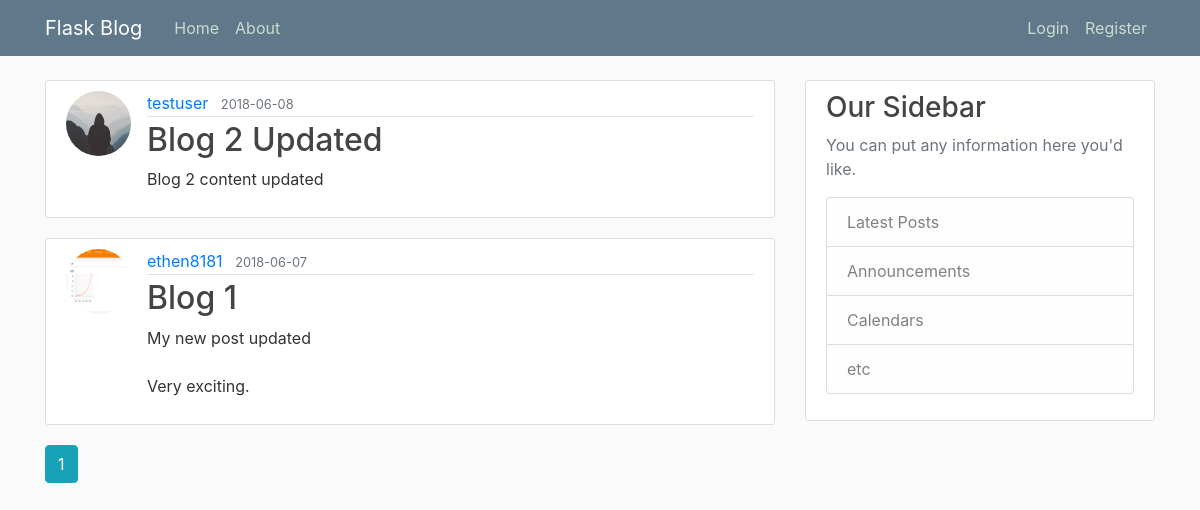
The page /home on the database its author committed.
### flaskblog/models.py (models this page shows, shortened)
class Post(db.Model):
    __tablename__ = 'post'
    id = db.Column(db.Integer, primary_key=True, autoincrement=True)
    title = db.Column(db.String(100), nullable=False)
    date_posted = db.Column(db.DateTime, nullable=False, default=datetime.utcnow)
    content = db.Column(db.Text, nullable=False)
    user_id = db.Column(db.Integer, db.ForeignKey('user.id'), nullable=False)

class User(db.Model, UserMixin):
    __tablename__ = 'user'
    id = db.Column(db.Integer, primary_key=True, autoincrement=True)
    username = db.Column(db.String(20), unique=True, nullable=False)
    email = db.Column(db.String(120), unique=True, nullable=False)
    image_file = db.Column(db.String(20), nullable=False, default='default.jpg')
    password = db.Column(db.String(60), nullable=False)
    posts = db.relationship('Post', backref='author', lazy=True)

### flaskblog/main/routes.py (the view)
@main.route('/')
@main.route('/home')
def home():
    page = request.args.get('page', 1, type=int)
    posts = Post.query.order_by(Post.date_posted.desc()).paginate(per_page=5, page=page)
    return render_template('home.html', title="Homepage", posts=posts)

### flaskblog/templates/home.html
{% extends "layout.html" %}
{% block content %}
{% for post in posts.items %}
    <article class="media content-section">
        <img class="rounded-circle article-img" src="{{ url_for('static', filename='profile_pics/' + post.author.image_file) }}">
        <div class="media-body">
            <div class="article-metadata">
                <a class="mr-2" href="{{ url_for('users.user_posts', username=post.author.username) }}">{{ post.author.username }}</a>
                <small class="text-muted">{{ post.date_posted.strftime('%Y-%m-%d') }}</small>
            </div>
            <h2><a class="article-title" href="{{ url_for('posts.post', post_id=post.id) }}">{{ post.title }}</a></h2>
            <p class="article-content">{{ post.content }}</p>
        </div>
    </article>
{% endfor %}
{% for page_num in posts.iter_pages(left_edge=1, right_edge=1, left_current=1, right_current=2) %}
    {% if page_num %}
        {% if posts.page == page_num %}
            <a class="btn btn-info mb-4" href="{{ url_for('main.home', page=page_num) }}">{{ page_num }}</a>
        {% else %}
            <a class="btn btn-outline-info mb-4" href="{{ url_for('main.home', page=page_num) }}">{{ page_num }}</a>
        {% endif %}
    {% else %}
        ...
    {% endif %}
{% endfor %}
{% endblock content %}

### flaskblog/templates/layout.html (shortened to what this page needs)
<!DOCTYPE html>
<html>
<head>
    <link rel="stylesheet" href="https://stackpath.bootstrapcdn.com/bootstrap/4.1.1/css/bootstrap.min.css">
    <link rel="stylesheet" type="text/css" href="{{ url_for('static', filename='main.css') }}">
</head>
<body>
    <header class="site-header">
        <nav class="navbar navbar-expand-md navbar-dark bg-steel fixed-top">
            <div class="container">
                <a class="navbar-brand mr-4" href="/">Flask Blog</a>
                <div class="navbar-nav mr-auto">
                    <a class="nav-item nav-link" href="{{ url_for('main.home') }}">Home</a>
                    <a class="nav-item nav-link" href="{{ url_for('main.about') }}">About</a>
                </div>
                <div class="navbar-nav">
                    {% if current_user.is_authenticated %}
                        <a class="nav-item nav-link" href="{{ url_for('posts.new_post') }}">New Post</a>
                        <a class="nav-item nav-link" href="{{ url_for('users.account') }}">Account</a>
                        <a class="nav-item nav-link" href="{{ url_for('users.logout') }}">Logout</a>
                    {% else %}
                        <a class="nav-item nav-link" href="{{ url_for('users.login') }}">Login</a>
                        <a class="nav-item nav-link" href="{{ url_for('users.register') }}">Register</a>
                    {% endif %}
                </div>
            </div>
        </nav>
    </header>
    <main role="main" class="container">
        <div class="row">
            <div class="col-md-8">
                {% block content %}{% endblock %}
            </div>
            <div class="col-md-4">
            <div class="content-section">
                <h3>Our Sidebar</h3>
                <p class='text-muted'>You can put any information here you'd like.
                <ul class="list-group">
                    <li class="list-group-item list-group-item-light">Latest Posts</li>
                    <li class="list-group-item list-group-item-light">Announcements</li>
                    <li class="list-group-item list-group-item-light">Calendars</li>
                    <li class="list-group-item list-group-item-light">etc</li>
                </ul>
                </p>
            </div>
            </div>
        </div>
    </main>
</body>
</html>

### flaskblog/static/main.css (style rules this page uses)
body { background: #fafafa; color: #333333; margin-top: 5rem; }
h1, h2, h3, h4, h5, h6 { color: #444444; }
.bg-steel { background-color: #5f788a; }
.site-header .navbar-nav .nav-link { color: #cbdbd0; }
.content-section { background: #ffffff; padding: 10px 20px; border: 1px solid #dddddd; border-radius: 3px; margin-bottom: 20px; }
.article-title { color: #444444; }
.article-content { white-space: pre-line; }
.article-img { height: 65px; width: 65px; margin-right: 16px; }
.article-metadata { padding-bottom: 1px; margin-bottom: 4px; border-bottom: 1px solid #e3e3e3 }

### rows shown on the page
Post: image_file (placeholder picture), author.username "testuser", date_posted "2018-06-08", title "Blog 2 Updated", content "Blog 2 content updated"
Post: image_file (picture), author.username "ethen8181", date_posted "2018-06-07", title "Blog 1", content "My new post updated Very exciting."

### other values the page prints
{{ page_num }} "1"
